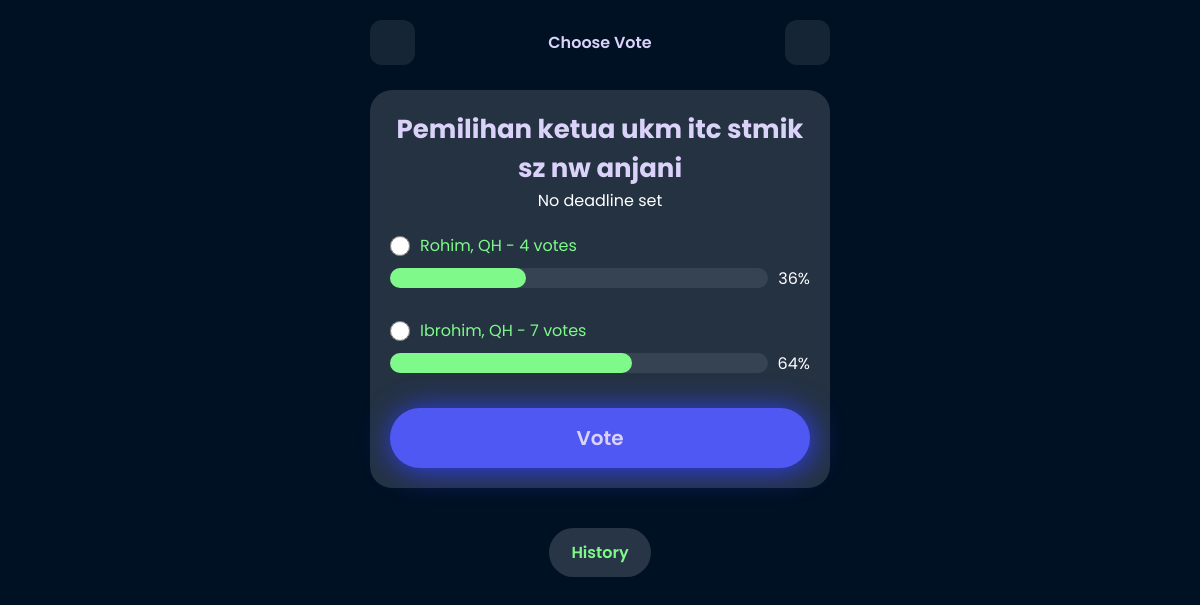
The page /vote/15/ (signed in) on the database its author committed.
### vote_app/models.py (models this page shows, shortened)
class Vote(models.Model):
    title = models.CharField(max_length=200)
    description = models.TextField()
    key = models.CharField(max_length=100, unique=True)
    created = models.DateTimeField(auto_now_add=True)
    likes = models.ManyToManyField(User, related_name='liked_votes', blank=True, default=0)
    deadline = models.DateTimeField(null=True, blank=True)  # Batas waktu opsional
    def total_votes(self):
        return sum(option.votes for option in self.options.all())

class Option(models.Model):
    vote = models.ForeignKey(Vote, on_delete=models.CASCADE, related_name='options')
    option_text = models.CharField(max_length=200)
    votes = models.IntegerField(default=0)

### vote_app/views.py (the view, shortened to what this page needs)
# urls.py: path('vote/<int:vote_id>/', views.vote_detail, name='vote_detail'),
@login_required
@csrf_exempt
def vote_detail(request, vote_id):
    vote = get_object_or_404(Vote, id=vote_id)
    history = VoteHistory.objects.filter(vote=vote)
    is_deadline_passed = vote.deadline and timezone.now() > vote.deadline
    total_votes = vote.total_votes()
    return render(request, 'vote_detail.html', {'vote': vote, 'total_votes': total_votes, 'history': history, 'is_deadline_passed': is_deadline_passed})

### templates/vote_detail.html (shortened to what this page needs)
{% load static %}
<!DOCTYPE html>
<html lang="en">
<head>
</head>
<body>
    <div class="container">
      <div class="top">
        <a href="{% url 'vote_list' %}"><ion-icon name="chevron-back-outline" id="icon"></ion-icon></a>
        <p>Choose Vote</p>
        <a href="{% url 'create_vote' %}"><ion-icon name="add-circle"id="icon"></ion-icon></a>
      </div>
        <div class="vote">
          <div class="card">
            <div class="item-bottom">
              <div class="bottom-user" style="text-align: center;">
                <h3>{{ vote.description }}</h3>
                {% if vote.deadline %}
                <p style="color: white;">Deadline: {{ vote.deadline }}</p>
                <p id="countdown" style="color: white;"></p>
                {% else %}
                <p style="color: white;">No deadline set</p>
                {% endif %}
                {% if not is_deadline_passed %}
                <form method="post">
                  {% for option in vote.options.all %}
                  <div style="text-align: left; color: #7FFA8A; margin-top: 20px;">
                    <div class="pilih" style="display: flex; align-items: center; gap: 10px;">
                      <input type="radio" name="option" value="{{ option.id }}" style="width: 20px; height: 20px;">
                      {{ option.option_text }} - {{ option.votes }} votes
                    </div>
                    <div class="progres" style="display: flex; align-items: center; gap: 10px;">
                      <progress value="{% widthratio option.votes total_votes 100 %}" max="100" style="margin: 10px 0;"></progress>
                      <span style="color: white;">
                        {% if total_votes %}
                        {% widthratio option.votes total_votes 100 %}%
                        {% endif %}
                      </span>
                    </div>
                  </div>
                  {% endfor %}
                  <button type="submit" class="btn-tap">Vote</button>
                </form>
                {% else %}
                <p style="color: white;">Voting has ended.</p>
                {% endif %}
              </div>
            </div>
          </div>
          <span style="color: #7FFA8A; background-color: #ffffff27; font-weight: 600; padding: 12px 22px; border-radius: 50px; margin-bottom: 20px;">History</span>
        </div>
    </div>
</body>
</html>

### templates/vote_detail.html (style rules this page uses)
:root { --satu:#3B46F1; --dua:#4F58F2; --tiga:#DBD2FA; --empat:#DBD2FA; --lima:#7FFA8A; }
* { margin: 0; padding: 0; box-sizing: border-box; font-family: "Poppins", sans-serif; }
body { background-color: rgb(1, 17, 36); }
.container { max-width: 500px; height: 100vh; margin: auto; padding: 0 20px; }
.top { padding: 20px 0; display: flex; justify-content: space-between; align-items: center; }
.top #icon { width: 25px; height: 25px; color: var(--satu); }
.top a { background-color: rgba(255, 255, 255, 0.081); width: 45px; height: 45px; display: flex; justify-content: center; align-items: center; border-radius: 12px; }
.top { font-weight: 600; color: var(--tiga); }
.vote { display: flex; flex-direction: column; justify-content: center; align-items: center; gap: 20px; margin: 5px auto; }
.card { background-color: rgba(255, 255, 255, 0.137); height: 45%; padding: 20px; border-radius: 22px; text-align: center; margin-bottom: 20px; width: 100%; }
.bottom-user h3 { font-size: 26px; color: var(--empat); }
.btn-tap { background-color: var(--dua); width: 100%; text-align: center; padding: 15px 0; text-decoration: none; color: var(--empat); font-weight: 600; font-size: 20px; border-radius: 50px; border: none; box-shadow: 2px 2px 30px #3340f9; margin-top: 25px; }
progress { width: 100%; height: 20px; -webkit-appearance: none; appearance: none; }

### rows shown on the page
Vote: description "Pemilihan ketua ukm itc stmik sz nw anjani"
Option: option_text "Rohim, QH", votes "4", votes "36"
Option: option_text "Ibrohim, QH", votes "7", votes "64"
